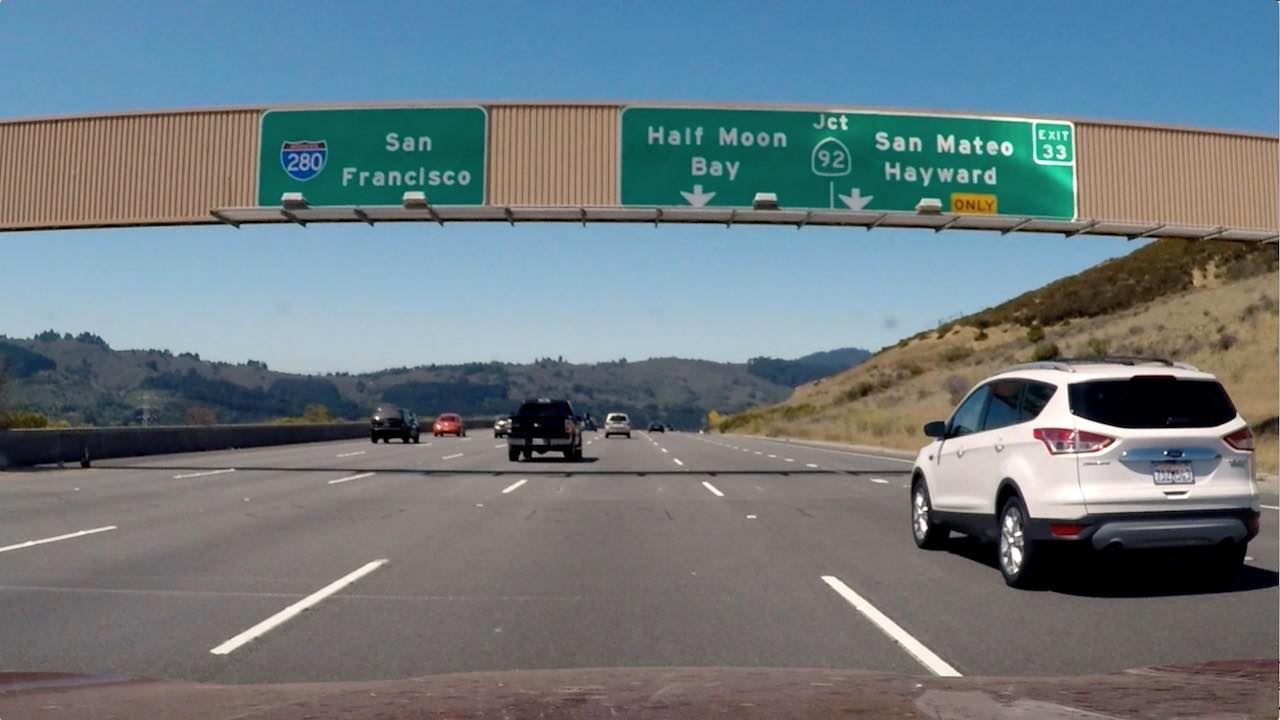
#> input picture signs_vehicles_xygrad.png, 1280 x 720 px
$ python gradient_detection.py
#> lines starting #> are read from the running program, lines starting #| are printed output that depends on the picture
#> further down, image is the input picture: shape (720, 1280, 3) float32; mean R, G, B 0.428, 0.477, 0.5
import numpy as np
import cv2 as cv
import matplotlib.pyplot as plt
import matplotlib
import matplotlib.image as mpimg

matplotlib.use('TkAgg')

def mag_thresh(img,sobel_kernel=3 ,thresh_=(0,np.pi/2)):
#> called with sobel_kernel = 15, thresh_ = (0.7, 1.3)
    gray = cv.cvtColor(img, cv.COLOR_BGR2GRAY)
    x_sobel = cv.Sobel(gray, cv.CV_64F, 1, 0, ksize=sobel_kernel)
    y_sobel = cv.Sobel(gray, cv.CV_64F, 0, 1, ksize=sobel_kernel)
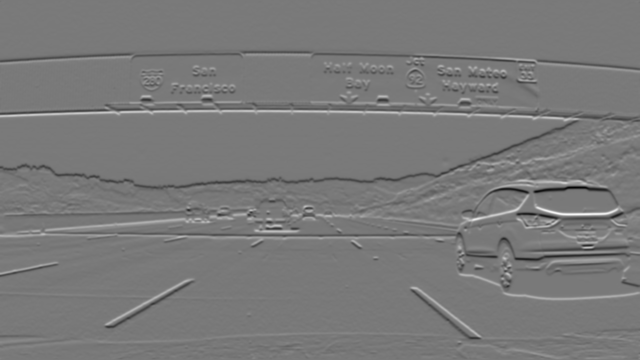
#> y_sobel: shape (720, 1280) float64 (shown at 1/2 size); min -23902386.5, max 26207294.4, mean -34270.1; drawn with min black and max white
    abs_sobelx = np.absolute(x_sobel)
    abs_sobely = np.absolute(y_sobel)
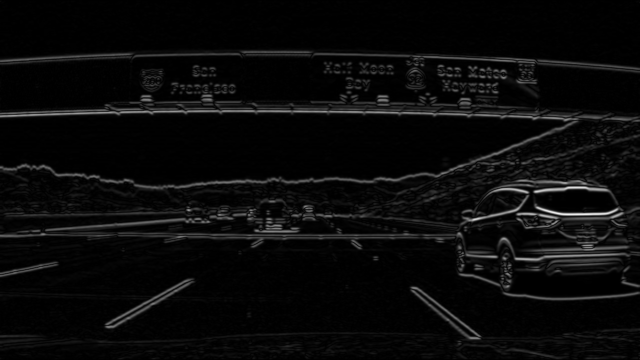
#> abs_sobely: shape (720, 1280) float64 (shown at 1/2 size); min 0, max 26207294.4, mean 1082900.8; drawn with min black and max white
    direction = np.arctan2(abs_sobely, abs_sobelx)
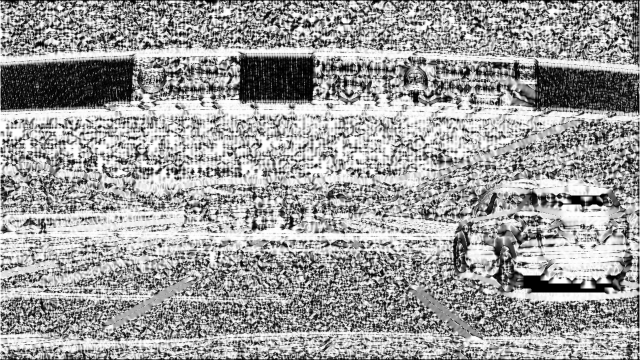
#> direction: shape (720, 1280) float64 (shown at 1/2 size); min 0, max 1.57, mean 0.967; drawn with min black and max white
    # magnitude = np.sqrt(np.square(abs_sobelx)+np.square(abs_sobely))
    # scaled_magnitude = np.uint8(255*magnitude/np.max(magnitude))
    s_binary = np.zeros_like(direction)
    s_binary[(direction>=thresh_[0])&(direction<=thresh_[1])] = 1
    return s_binary


image = mpimg.imread('signs_vehicles_xygrad.png')
sob = mag_thresh(image, 15, (0.7, 1.3))
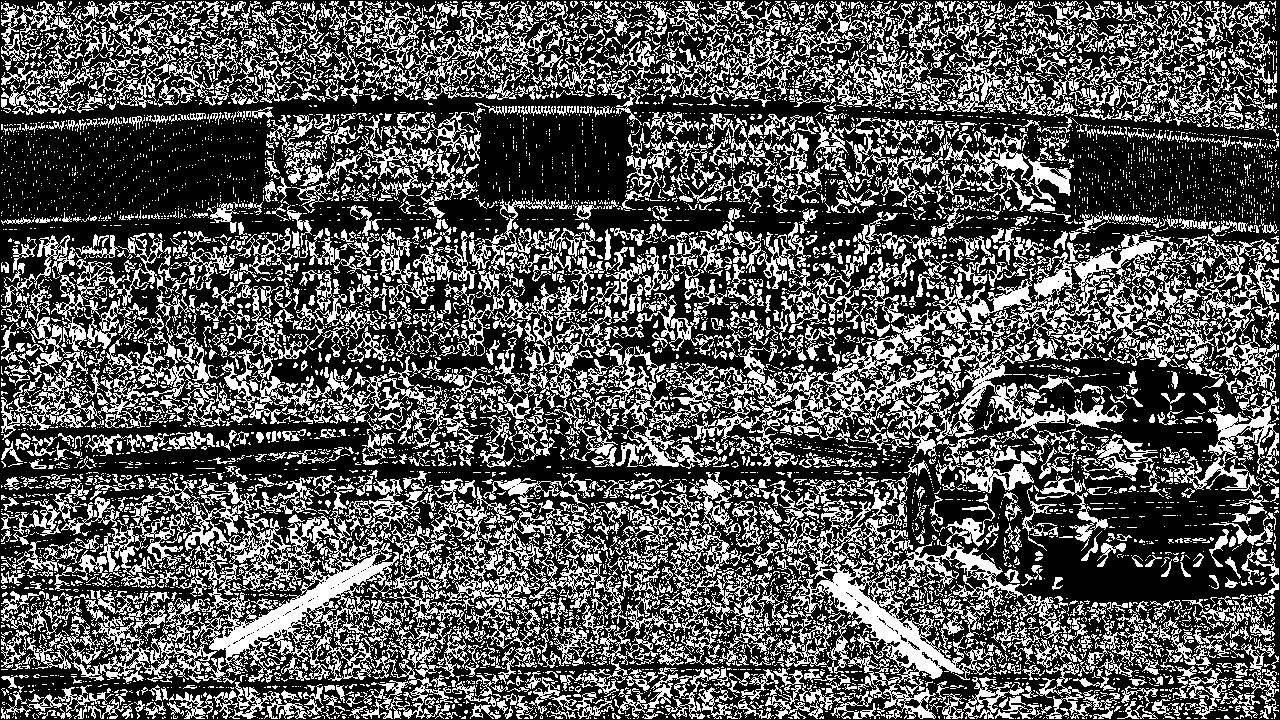
#> sob: shape (720, 1280) float64; values 0 (black) and 1 (white), 33.8% white in thin lines or dots
# sob = cv.cvtColor(sob, cv.COLOR_BGR2GRAY)
print(sob.shape)
#| (720, 1280)
plt.imshow(sob)
plt.show()

$ run again, with straight_lines1.jpg saved as signs_vehicles_xygrad.png
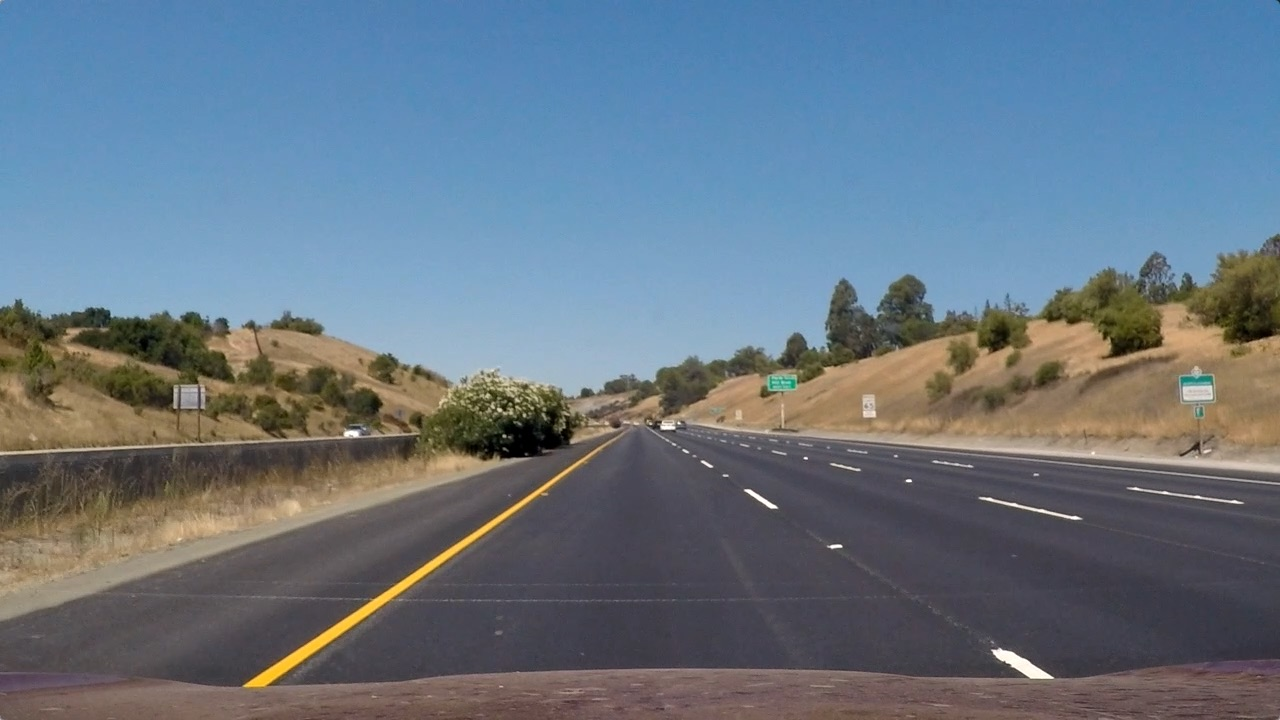
#> input picture straight_lines1.jpg, 1280 x 720 px
#> image is the input picture: shape (720, 1280, 3) float32; mean R, G, B 0.405, 0.462, 0.514
#> in mag_thresh, `direction = np.arctan2(abs_sobely, abs_sobelx)`:
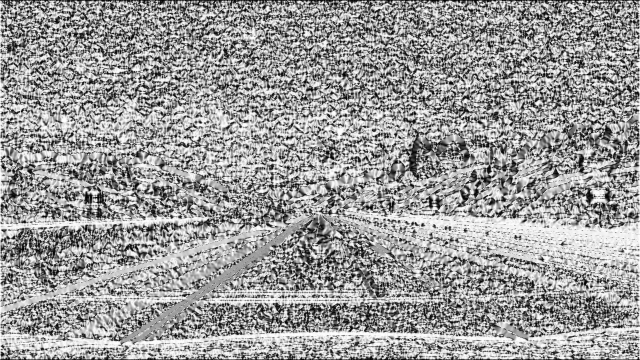
#> direction: shape (720, 1280) float64 (shown at 1/2 size); min 0, max 1.57, mean 0.958; drawn with min black and max white
#> `sob = mag_thresh(image, 15, (0.7, 1.3))`:
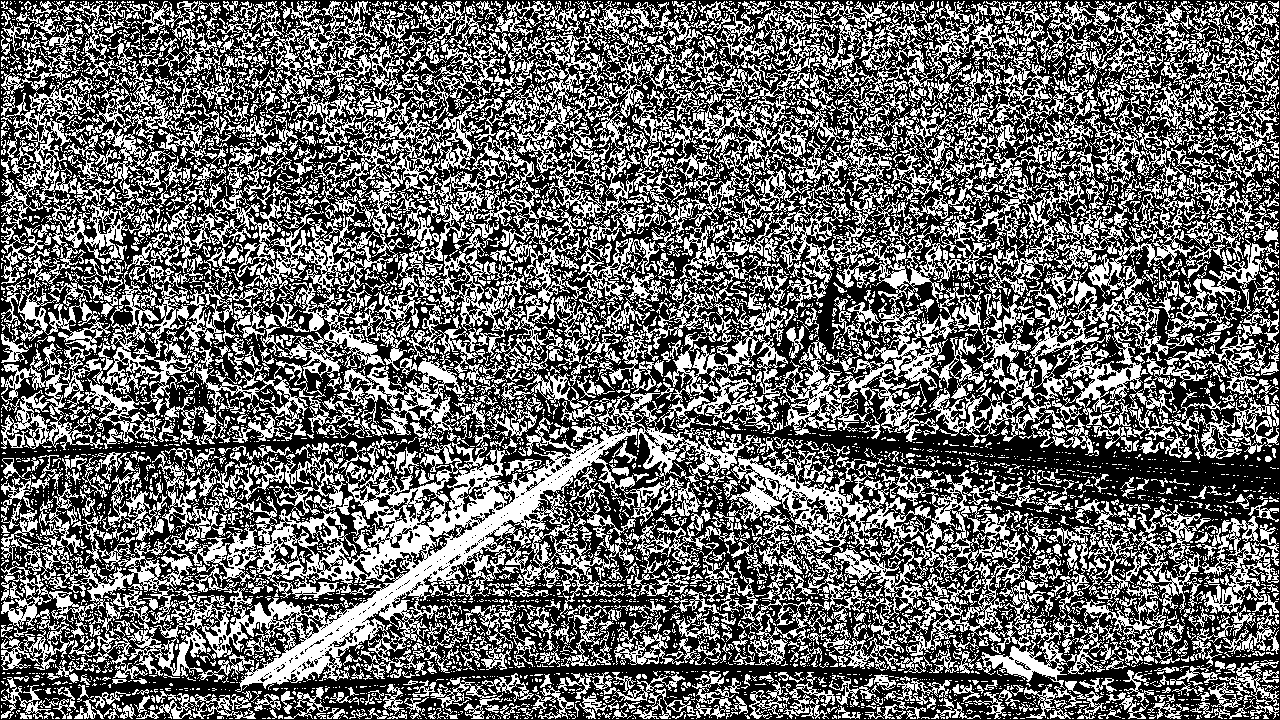
#> sob: shape (720, 1280) float64; values 0 (black) and 1 (white), 41.2% white in thin lines or dots
#| (720, 1280)

$ run again, with straight_lines2.jpg saved as signs_vehicles_xygrad.png
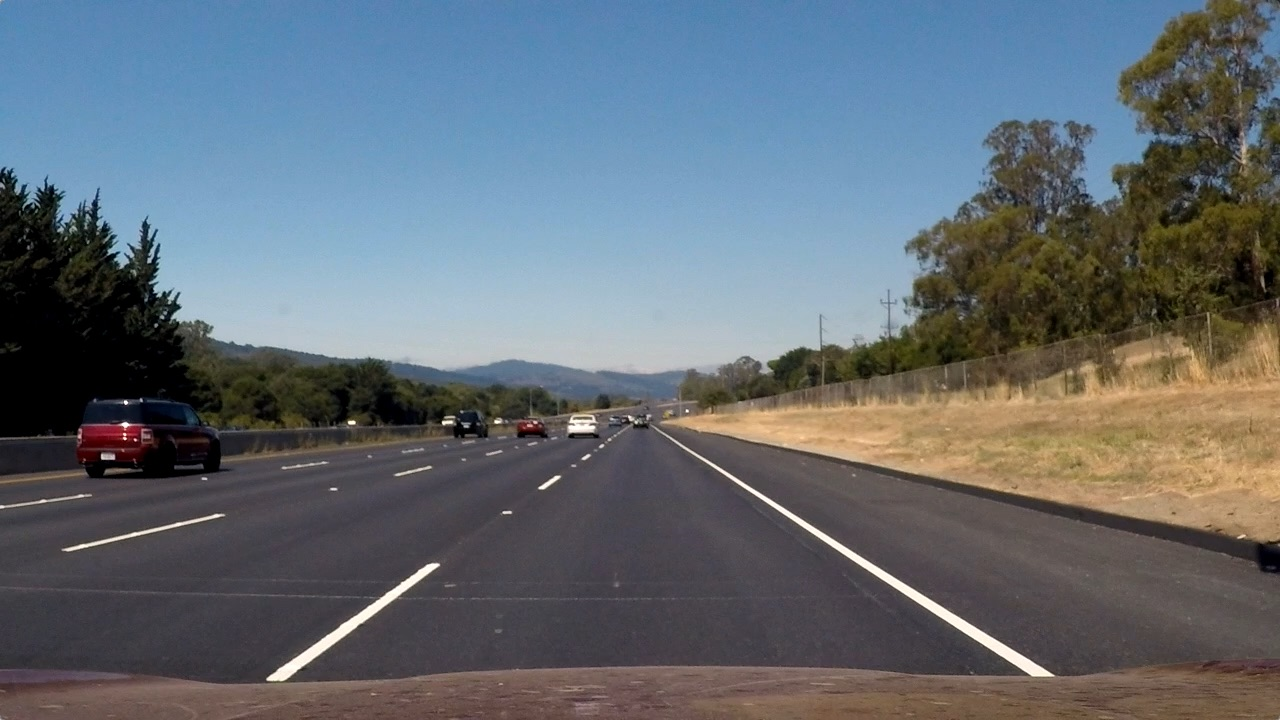
#> input picture straight_lines2.jpg, 1280 x 720 px
#> image is the input picture: shape (720, 1280, 3) float32; mean R, G, B 0.39, 0.422, 0.452
#> in mag_thresh, `direction = np.arctan2(abs_sobely, abs_sobelx)`:
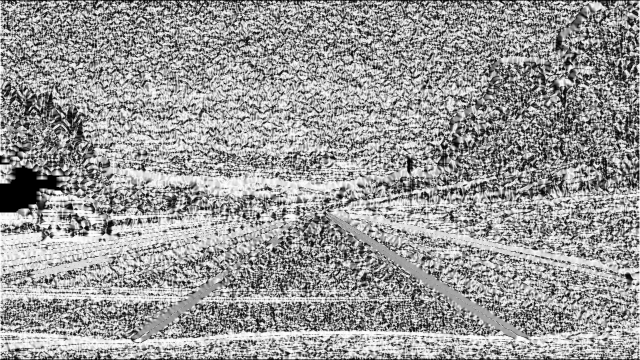
#> direction: shape (720, 1280) float64 (shown at 1/2 size); min 0, max 1.57, mean 0.948; drawn with min black and max white
#> `sob = mag_thresh(image, 15, (0.7, 1.3))`:
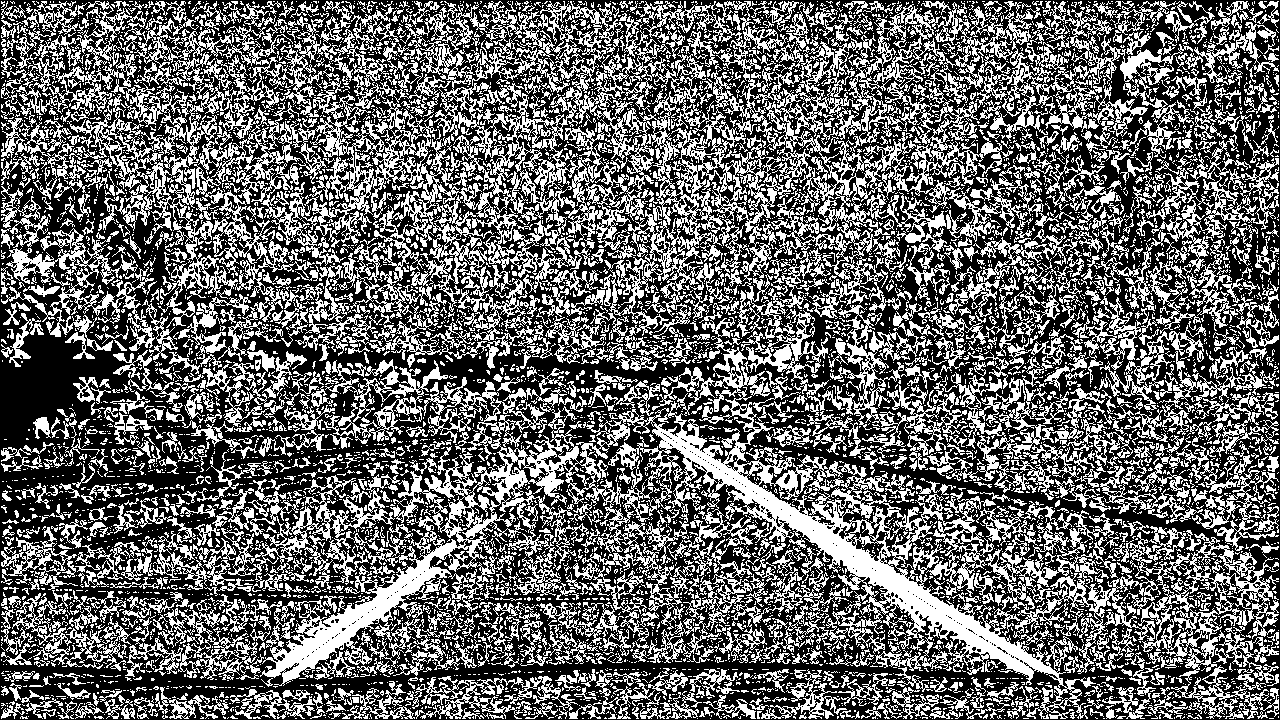
#> sob: shape (720, 1280) float64; values 0 (black) and 1 (white), 40.4% white in thin lines or dots
#| (720, 1280)
